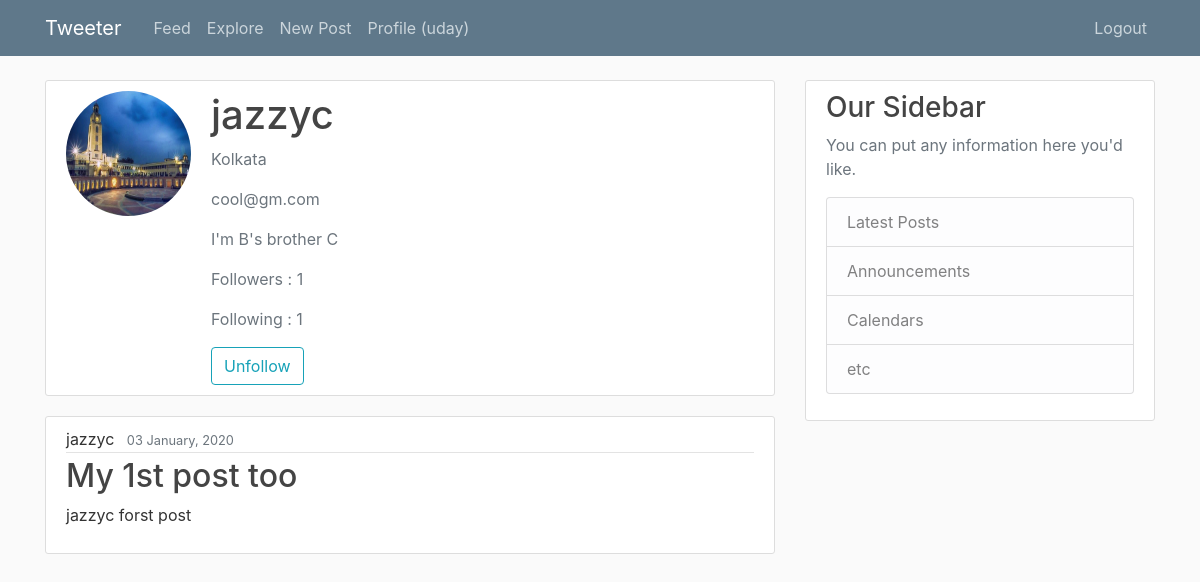
The page /profile/jazzyc/ (signed in) on the database its author committed.
### codebase/models.py (models this page shows, shortened)
class Profile(models.Model):
    user = models.OneToOneField(User, on_delete=models.CASCADE)
    dp = models.ImageField(default='default.jpg', blank=True,  upload_to='profile_pics')
    bio = models.TextField(blank=True)
    city = models.CharField(max_length=50, blank=True)
    dob = models.DateField(null=True)
    followers = models.ManyToManyField('self', symmetrical=False, related_name='user_follows', blank=True)
    following = models.ManyToManyField('self', symmetrical=False, related_name='user_following', blank=True)

class Post(models.Model):
    user = models.ForeignKey(User, on_delete=models.CASCADE)
    title = models.CharField(max_length=50)
    content = models.TextField(blank=True)
    image = models.ImageField(blank=True,  upload_to='post_pics')
    date = models.DateTimeField(auto_now_add=True)

### codebase/views.py (the view)
# urls.py: path('profile/<slug:username>/', views.profile, name='profile'),
@login_required
def profile(request, username):
    context = {
        'title': 'Profile',
        'profile': Profile.objects.get(user__username = username),
        'user_view': User.objects.get(username = username),
        'posts': Post.objects.filter(user__username=username),
        'following': [follows for follows in User.objects.filter(username__in=[following.user.username for following in Profile.objects.get(user=request.user).following.all()])]
    }
    return render(request, 'codebase/profile.html', context)

### codebase/templates/codebase/profile.html (shortened to what this page needs)
{% extends 'codebase/base.html' %}
{% load crispy_forms_tags %}
{% block content %}
      <div class="content-section">
        <div class="media">
                {% if user.socialaccount_set.exists %}
                        <img class="rounded-circle account-img" src="{{user.socialaccount_set.all.0.extra_data.picture}}">
                {% else %}
                        <img class="rounded-circle account-img" src="{{user.profile.dp.url}}">
                {% endif %}
          <div class="media-body">
            <h2 class="account-heading">{{user_view.username}}</h2>
            <p class="text-secondary">{{profile.city}}</p>
            <p class="text-secondary">{{user_view.email}}</p>
            <p class="text-secondary">{{profile.bio}}</p>
            <p class="text-secondary">Followers : {{profile.followers.count}}</p>
            <p class="text-secondary">Following : {{profile.following.count}}</p>
            {% if user_view in following %}
              <a class="btn btn-outline-info" href="{% url 'unfollow' username=user_view.username %}">Unfollow</a>
            {% else %}
              <a class="btn btn-outline-info" href="{% url 'follow' username=user_view.username %}">Follow</a>
            {% endif %}
          </div>
        </div>
      </div>
      {% if user_view in following or user_view == user%}
        {% for post in posts %}
          <article class="media content-section">
              <div class="media-body">
                <div class="article-metadata">
                  {{ post.user }}
                  <small class="text-muted ml-2">{{ post.date |date:"d F, Y" }}</small>
                </div>
                <h2><a class="article-title" href="{% url 'post_detail' pk=post.pk %}">{{ post.title }}</a></h2>
                <p class="article-content">{{ post.content }}</p>
              </div>
            </article>
      {% endfor %}
    {% endif %}
{% endblock %}

### codebase/templates/codebase/base.html (shortened to what this page needs)
{% load static %}
<!doctype html>
<html lang="en">
  <head>
    <link rel="stylesheet" href="https://maxcdn.bootstrapcdn.com/bootstrap/4.0.0/css/bootstrap.min.css">
    <link rel="stylesheet" type="text/css" href="{% static "codebase/main.css" %}">
  </head>
  <body>
<header class="site-header">
        <nav class="navbar navbar-expand-md navbar-dark bg-steel fixed-top">
          <div class="container">
            <a class="navbar-brand mr-4" href="{% url 'feed' %}">Tweeter</a>
            <div class="collapse navbar-collapse" id="navbarToggle">
              <div class="navbar-nav mr-auto">
                {% if user.is_authenticated %}
                  <a class="nav-item nav-link" href="{% url 'feed' %}">Feed</a>
                  <a class="nav-item nav-link" href="{% url 'explore' %}">Explore</a>
                  <a class="nav-item nav-link" href="{% url 'post_new' %}">New Post</a>
                  {% if user.socialaccount_set.exists %}
                    <a class="nav-item nav-link" href="{% url 'profile' username=user.username %}">Profile ({{user.socialaccount_set.all.0.extra_data.name}})</a>
                  {% else %}
                    <a class="nav-item nav-link" href="{% url 'profile' username=user.username %}">Profile ({{user.username}})</a>
                  {% endif %}
                  </div>
                  <div class="navbar-nav">
                    <a class="nav-item nav-link" href="{% url 'logout' %}">Logout</a>
                {% else %}
                  </div>
                  <div class="navbar-nav">
                    <a class="nav-item nav-link" href="{% url 'login' %}">Login</a>
                    <a class="nav-item nav-link" href="{% url 'register' %}">Register</a>
                {% endif %}
              </div>
            </div>
          </div>
        </nav>
      </header>
      <main role="main" class="container">
            <div class="row">
              <div class="col-md-8">
                {% block content %}{% endblock %}
              </div>
              <div class="col-md-4">
                <div class="content-section">
                  <h3>Our Sidebar</h3>
                  <p class='text-muted'>You can put any information here you'd like.
                    <ul class="list-group">
                      <li class="list-group-item list-group-item-light">Latest Posts</li>
                      <li class="list-group-item list-group-item-light">Announcements</li>
                      <li class="list-group-item list-group-item-light">Calendars</li>
                      <li class="list-group-item list-group-item-light">etc</li>
                    </ul>
                  </p>
                </div>
              </div>
            </div>
          </main>
  </body>
</html>

### codebase/static/codebase/main.css (style rules this page uses)
body { background: #fafafa; color: #333333; margin-top: 5rem; }
h1, h2, h3, h4, h5, h6 { color: #444444; }
ul { margin: 0; }
.bg-steel { background-color: #5f788a; }
.site-header .navbar-nav .nav-link { color: #cbd5db; }
.content-section { background: #ffffff; padding: 10px 20px; border: 1px solid #dddddd; border-radius: 3px; margin-bottom: 20px; }
.article-title { color: #444444; }
.article-content { white-space: pre-line; }
.article-metadata { padding-bottom: 1px; margin-bottom: 4px; border-bottom: 1px solid #e3e3e3 }
.account-img { height: 125px; width: 125px; margin-right: 20px; margin-bottom: 16px; }
.account-heading { font-size: 2.5rem; }

### rows shown on the page
Profile: city "Kolkata", bio "I'm B's brother C", followers.count "1", following.count "1"
Post: user "jazzyc", date "03 January, 2020", title "My 1st post too", content "jazzyc forst post"

### other values the page prints
{{ user.username }} "uday"
{{ user_view.username }} "jazzyc"
{{ user_view.email }} "cool@gm.com"
